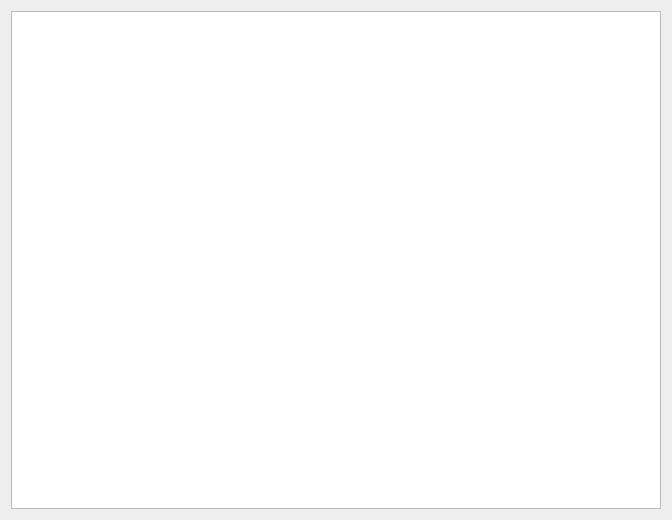
<?xml version="1.0" encoding="UTF-8"?>
<ui version="4.0">
 <class>SeatWidget</class>
 <widget class="QWidget" name="SeatWidget">
  <property name="geometry">
   <rect>
    <x>0</x>
    <y>0</y>
    <width>672</width>
    <height>520</height>
   </rect>
  </property>
  <property name="windowTitle">
   <string>Widget</string>
  </property>
  <layout class="QGridLayout" name="gridLayout">
   <item row="0" column="0" colspan="2">
    <widget class="QGraphicsView" name="graphicsView"/>
   </item>
  </layout>
 </widget>
 <resources/>
 <connections/>
</ui>
